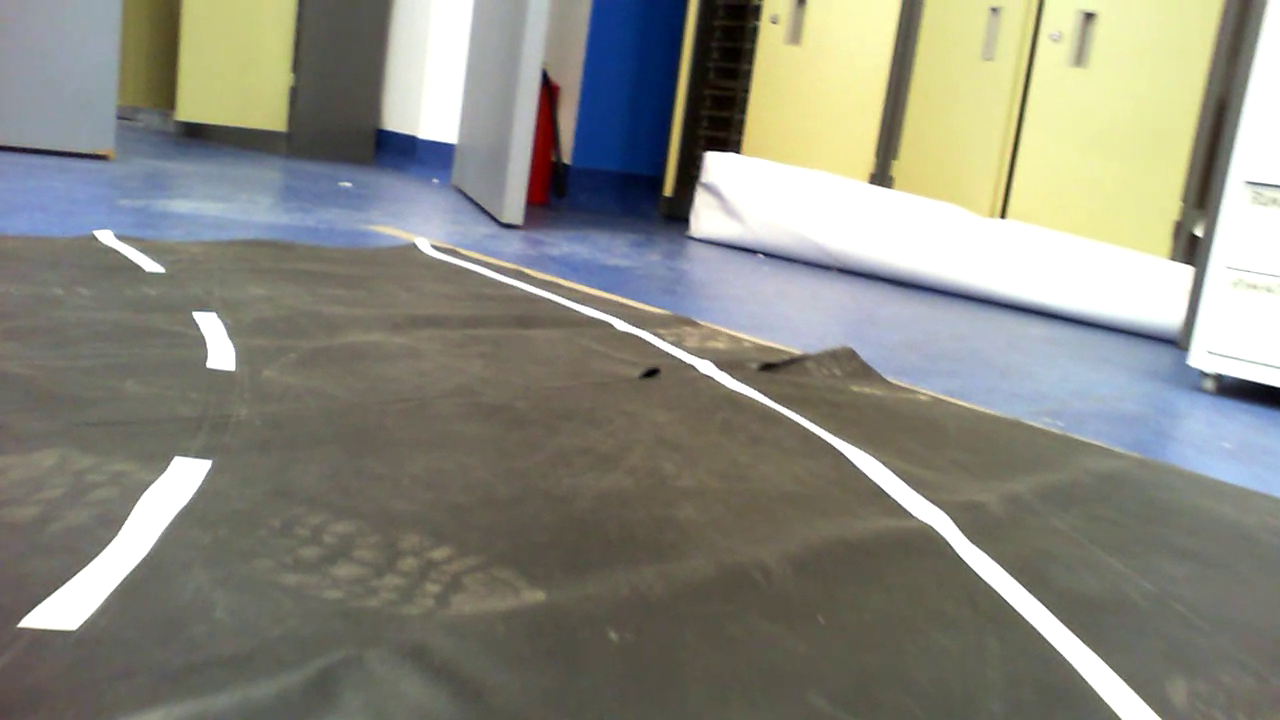
#> input picture frame 236 of advancedLaneDetector/test_videos/test1.avi, 1280 x 720 px
$ python imgChanger.py   (Python 2 division)
#> lines starting #> are read from the running program, lines starting #| are printed output that depends on the picture
### advancedLaneDetector/LineDetector.py
'''
Created on Nov 29, 2011

@author: Dima
'''
import cv2 as cv
import numpy as np
from Sensor import LaneSensor

class LineDetector():
    def __init__(self, cropArea, sensorsNumber, sensorsWidth, lineStart, lineEnd, rightLineColorModel):
        self.lineSensors = []
        self.lineModel = None
        self.cropArea = None
        self.Initialize(cropArea, sensorsNumber, sensorsWidth, lineStart, lineEnd, rightLineColorModel)

    def Initialize(self, cropArea, sensorsNumber, sensorsWidth, lineStart, lineEnd, rightLineColorModel):
        self.cropArea = cropArea
        for iSensor in range(0, sensorsNumber):
            sensor = LaneSensor()
            pos = lineStart + iSensor*(lineEnd-lineStart)/(sensorsNumber+1)
            sensor.SetGeometry(pos, sensorsWidth)
            sensor.InitializeModel(rightLineColorModel.avgRGB, rightLineColorModel.avgHSV, (0.8318770212301404, 0.784796499543384, 0.6864621111668014), (41.02017792349725, 0.17449159984689502, 0.832041028240797))
            self.lineSensors.append(sensor)
        self.lineModel = np.poly1d(np.polyfit([lineStart[1], lineEnd[1]], [lineStart[0], lineEnd[0]], 1))

    # [57 lines left out: functions ProcessFrame, CheckLinePositionAndDrawOutput, not called in this run]

### advancedLaneDetector/LaneMarkersModel.py
'''
Created on Nov 26, 2011

@author: Dima
'''
import cv2 as cv
import numpy as np

def normalize(a):
    return (a-np.min(a))/(np.max(a)-np.min(a))

class LaneMarkersModel():
    def __init__(self):
        self.avgRGB = [ 0.8888889,   0.99607843,  0.98823529 ]
        self.avgHSV = [ 1.75261841e+02,   1.07563006e-01,   9.96078432e-01 ]
        self.lineProbabilityMap = 0
        self.initialPoints = []

    # [50 lines left out: functions UpdateModelFromMask, InitializeFromImage, AddPoint, not called in this run]


# [4 lines that do not run on import are left out]

### advancedLaneDetector/Sensor.py
'''
Created on Nov 27, 2011

@author: Dima
'''

import cv2 as cv
import numpy as np

class LaneSensor():
    def __init__(self):
        self.xPos = 0
        self.yPos = 0
        self.width = 0
        self.lineRGB = [0, 0, 0]
        self.lineHSV = [0, 0, 0]
        self.lineWidth = [0, 0]
        self.roadRGB = [0, 0, 0]
        self.roadHSV = [0, 0, 0]

    def SetGeometry(self, position, width):
        self.xPos = max(0, position[0]-width/2)
        self.yPos = position[1]
        self.width = width

    def DrawGeometry(self, img):
        cv.line(img, (self.xPos, self.yPos), (self.xPos+self.width, self.yPos), [0, 0, 255])

    def InitializeModel(self, linergb, linehsv, roadrgb, roadhsv):
        self.lineRGB = linergb
        self.lineHSV = linehsv
        self.roadRGB = roadrgb
        self.roadHSV = roadhsv

    # [79 lines left out: functions CalculatePixelsProperties, FindSegments, UpdatePositionAndModelFromRegion, not called in this run]

    def UpdatePositionIfItIsFarAway(self, previousLineCenterPosition):
        if abs(previousLineCenterPosition - self.xPos+self.width/2) > 20:
            self.xPos = int(max(0, previousLineCenterPosition - self.width/2))

#TEST
    # [7 lines left out: function UpdatePositionBasedOnCanny, not called in this run]

### advancedLaneDetector/imgChanger.py
import cv2 as cv
from LaneMarkersModel import LaneMarkersModel
from LaneMarkersModel import normalize
import numpy as np
from Sensor import LaneSensor
from LineDetector import LineDetector
import time
#Initialize video input
# stream = cv.VideoCapture(1) #6 7 8
stream = cv.VideoCapture("test_videos/test1.avi") #6 7 8
if stream.isOpened() == False:
    print "Cannot open input video"
    exit()

#some image processing parameters
# cropArea = [180, 150, 450, 350] #[from left, from up, to right, to down ]
# # cropArea = [0, 124, 637, 298]
# sensorsNumber = 50
# sensorsWidth = 70
## 640x480

# #6L
# line1LStart = np.array([100, 80])
# line1LEnd = np.array([100, 180])
# #6R
# line1RStart = np.array([300, 80])
# line1REnd = np.array([300, 180])
#
# #VideoTest
# cropArea = [380, 350, 900, 700] #[from left, from up, to right, to down ]
# # cropArea = [0, 124, 637, 298]
# sensorsNumber = 100
# sensorsWidth = 70
# #6L

# line1LStart = np.array([100, 80])
# line1LEnd = np.array([100, 250])
# #6R
# line1RStart = np.array([300, 80])
# line1REnd = np.array([300, 250])


#RoadTest
cropArea = [0, 100, 640, 350] #[from left, from up, to right, to down ]
# cropArea = [0, 124, 637, 298]
sensorsNumber = 12
sensorsWidth = 150
#6L
line1LStart = np.array([100, 80])
line1LEnd = np.array([0, 250])
#6R
line1RStart = np.array([540, 80])
line1REnd = np.array([640, 250])
#7L
#line1LStart = np.array([71, 163])
#line1LEnd= np.array([303, 3])

#get first frame for color model
flag, imgFull = stream.read()
#> imgFull is the input picture: shape (720, 1280, 3); mean B, G, R 127.3, 137.8, 137.7


img = imgFull[cropArea[1]:cropArea[3], cropArea[0]:cropArea[2]]
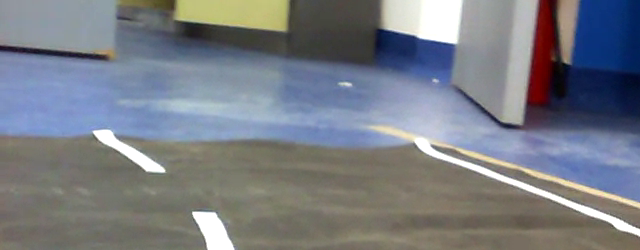
#> img: shape (250, 640, 3); mean B, G, R 132.1, 124.5, 120.3

#Initialize left lane
leftLineColorModel = LaneMarkersModel()
#leftLineColorModel.InitializeFromImage(np.float32(img)/255.0, "Select left line")
leftLine = LineDetector(cropArea, sensorsNumber, sensorsWidth, line1LStart, line1LEnd, leftLineColorModel)

#Initialize right lane
rightLineColorModel = LaneMarkersModel()
#rightLineColorModel.InitializeFromImage(np.float32(img)/255.0, "Select right line")
rightLine = LineDetector(cropArea, sensorsNumber, sensorsWidth, line1RStart, line1REnd, rightLineColorModel)


frameNumber = 0
while(cv.waitKey(1) != 27):
    # cv.waitKey(0)
#> (key Esc is pressed here)
    frameNumber+=1
    #read and crop
    flag, imgFull = stream.read()
    imgFull=cv.resize(imgFull, (int(640), int(480)))
    if flag == False: break #end of video
    time.sleep(0.01)
    #do some preprocessing to share results later
    img = np.float32(imgFull[cropArea[1]:cropArea[3], cropArea[0]:cropArea[2]])/255.0
    hsv = np.float32(cv.cvtColor(img, cv.COLOR_RGB2HSV))
    canny = cv.Canny(cv.cvtColor(np.uint8(img*255), cv.COLOR_RGB2GRAY), 70, 170)

    #make output images
    outputImg = img.copy()
    outputFull = imgFull.copy()

    #process frame
    leftResPoints,testLeftLineY,testLeftLineYD=leftLine.ProcessFrame(img, hsv, canny, outputImg, outputFull)
    rightResPoints=rightLine.ProcessFrame(img, hsv, canny, outputImg, outputFull)
    h1=cropArea[1]+testLeftLineY
    h2=cropArea[1]+testLeftLineY+testLeftLineYD

    # 4 points for angle calculate
    w1h1=leftResPoints[0]
    w2h2=rightResPoints[0][1]
    w1h2=leftResPoints[1]
    w2h1=rightResPoints[0][0]


    #
    #show output
    cv.imshow("Output", outputImg)
    cv.imshow("Output full", outputFull)


cv.destroyAllWindows()
